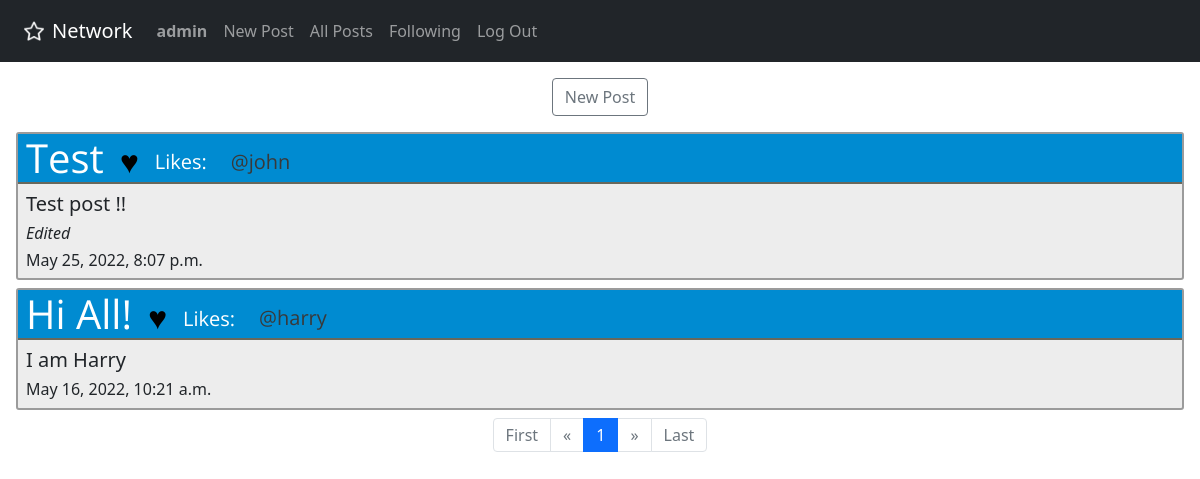
The page /following (signed in) on the database its author committed.
### network/models.py (models this page shows)
class User(AbstractUser):
    pass

class Post(models.Model):
    text = models.TextField(max_length=1000)
    title = models.CharField(max_length=100)
    user = models.ForeignKey(
        User,
        on_delete=models.CASCADE,
        related_name="post"
    )
    time = models.DateTimeField()
    edited = models.BooleanField()

### network/views.py (the view)
# urls.py: path("following", views.following, name="following"),
def following(request):
    if request.user.is_authenticated:
        user = request.user
        if request.method == "POST":
            return error(request, "Invalid Submission")
        else:
            following_id_list = Follower.objects.filter(
                follower=user).values('following_id')
            following_user_list = User.objects.filter(
                id__in=following_id_list).values('id')
            posts = Post.objects.filter(
                user__in=following_user_list).order_by('-time')
            paginator = Paginator(posts, 10)  # Show 10 contacts per page.
            page_number = request.GET.get(
                'page') if request.GET.get('page') else 1
            page_obj = paginator.get_page(page_number)
            return render(request, "network/index.html", {'page_obj': page_obj})
    else:
        return redirect(reverse("login"))

### network/templates/network/index.html (shortened to what this page needs)
{% extends "network/layout.html" %}
{% load static %}
{% block body %}
<div class="p-2">
    <div class="d-flex justify-content-center">
        <a class="btn btn-outline-secondary m-2" href={% url "newpost" %}>New Post</a>
    </div>
    {% for post in page_obj %}
    <div id="{{ post.id }}" class="post m-2">
        <div class="posttitlebox">
            <h1 class="h1 posttitle ps-2 m-0 d-flex align-items-center">{{ post.title }}<span class="h1 m-0"> <a
                        href="#" id="heart{{ post.id }}" class="heart h2 m-3">&hearts;</a><span
                        class="align-middle h5">Likes:</span></span><span class="lead ps-2 pt-2 align-bottom"
                    style="font-size: 20px"><a class="username align-bottom" href={% url "profile" post.user.id %}>
                        @{{ post.user }}</a></span></h1>
        </div>
        <div class="m-2">
            <h5 id="posttext{{post.id}}">{{ post.text }}</h5>
            <h6 id="edited{{ post.id }}" style="font-style: italic">{% if post.edited %} Edited{% endif %}</h6>
            <h6>{{ post.time }}</h5>
        </div>
    </div>
    {% endfor %}
    <nav aria-label="Page navigation example">
        <ol class="pagination justify-content-center">
            {% if page_obj.has_previous %}
            <li class="page-item">
                <a class="page-link" href="?page=1" aria-label="Previous">
                    First
                </a>
            </li>
            <li>
                <a class="page-link" href="?page={{ page_obj.previous_page_number }}" aria-label="Previous">
                    <span aria-hidden="true">&laquo;</span>
                </a>
            </li>
            <li class="page-item"><a class="page-link"
                    href="?page={{ page_obj.previous_page_number}}">{{ page_obj.previous_page_number}}</a></li>
            {% else %}
            <li class="page-item disabled">
                <a class="page-link" href="?page=1" aria-label="Previous">
                    First
                </a>
            </li>
            <li class="page-item disabled">
                <a class="page-link" href="#" aria-label="Previous">
                    <span aria-hidden="true">&laquo;</span>
                </a>
            </li>
            {% endif %}
            <li class="page-item active"><span class="page-link" href="#">{{ page_obj.number}}</span></li>
            {% if page_obj.has_next %}
            <li class="page-item"><a class="page-link"
                    href="?page={{ page_obj.next_page_number }}">{{ page_obj.next_page_number }}</a></li>
            <li class="page-item"><a class="page-link" href="?page={{ page_obj.next_page_number }}" aria-label="Next">
                    <span aria-hidden="true">&raquo;</span>
                </a></li>
            <li class="page-item"><a class="page-link" href="?page={{ page_obj.paginator.num_pages }}">Last</a></li>
            {% else %}
            <li class="page-item disabled"><a class="page-link" href="#" aria-label="Next">
                    <span aria-hidden="true">&raquo;</span>
                </a></li>
            <li class="page-item disabled"><a class="page-link" href="#">Last</a></li>
            {% endif %}
        </ol>
    </nav>
</div>
{% endblock %}

### network/templates/network/layout.html (shortened to what this page needs)
{% load static %}
<!DOCTYPE html>
<html lang="en">
    <head>
        <link rel="stylesheet" href="https://stackpath.bootstrapcdn.com/bootstrap/4.4.1/css/bootstrap.min.css"
>
        <link href="{% static 'network/styles.css' %}" rel="stylesheet">
        <link href="https://cdn.jsdelivr.net/npm/bootstrap@5.1.3/dist/css/bootstrap.min.css" rel="stylesheet"
>
    </head>
    <body>
        <nav class="navbar sticky-top navbar-expand-lg navbar-dark bg-dark">
            <a class="navbar-brand align-middle" href="{% url 'index' %}"><img class="m-2"
                    src="{% static 'network/favicon.ico' %}" width="20" height="20" alt=""><span
                    class="align-middle">Network</span></a>
            <div class="collapse navbar-collapse" id="navbarSupportedContent">
                <ul class="navbar-nav mr-auto">
                    {% if user.is_authenticated %}
                    <li class="nav-item" data-bs-toggle="tooltip" data-bs-placement="bottom" title="Your Profile">
                        <a class="nav-link" href={% url "profile" user.id %}><strong>{{ user.username }}</strong></a>
                    </li>
                    <li class="nav-item">
                        <a class="nav-link" href={% url "newpost" %}>New Post</a>
                    </li>
                    {% endif %}
                    <li class="nav-item">
                        <a class="nav-link" href="{% url 'index' %}">All Posts</a>
                    </li>
                    {% if user.is_authenticated %}
                    <li class="nav-item">
                        <a class="nav-link" href="{% url "following" %}">Following</a>
                    </li>
                    <li class="nav-item">
                        <a class="nav-link" href="{% url 'logout' %}">Log Out</a>
                    </li>
                    {% endif %}
                </ul>
            </div>
        </nav>
        <div class="body">
            {% block body %}
            {% endblock %}
        </div>
    </body>
</html>

### network/static/network/styles.css (style rules this page uses)
.heart { font-family:'Gill Sans', 'Gill Sans MT', Calibri, 'Trebuchet MS', sans-serif; color: black; text-decoration-line: none; }
.username { text-decoration-line: none; color: rgb(57, 57, 57); }
.post { background-color: rgb(237, 237, 237); border: 2px solid; border-radius: 3px; border-color: rgb(155, 155, 155); }
.posttitlebox { background-color: rgb(0, 139, 209); border-bottom: 2px; border-bottom-style: solid; border-bottom-color: rgb(104, 104, 92); }
.posttitle { font-family: titlefont, Helvetica, sans-serif; color: white; }

### rows shown on the page
User: username "admin"
Post: title "Test", user "john", text "Test post !!", edited "Edited", time "May 25, 2022, 8:07 p.m."
Post: title "Hi All!", user "harry", text "I am Harry", time "May 16, 2022, 10:21 a.m."

### other values the page prints
{{ page_obj.number }} "1"
